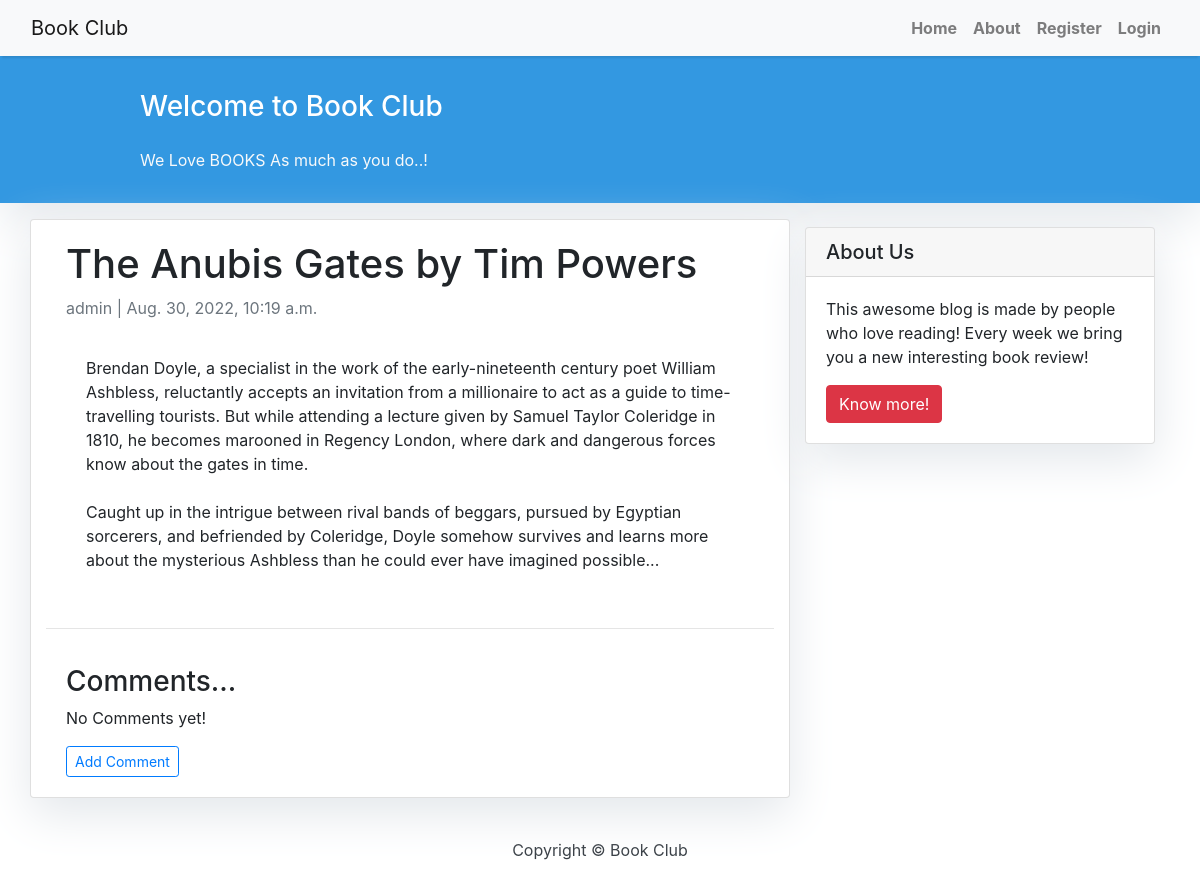
The app's page /post/2/ with its own data.
### blog/models.py (models this page shows, shortened)
class Post(models.Model):
    author = models.ForeignKey(settings.AUTH_USER_MODEL, on_delete=models.CASCADE)
    title = models.CharField(max_length=200)
    text = models.TextField()
    created_date = models.DateTimeField(default=timezone.now)
    published_date = models.DateTimeField(blank=True, null=True)

### blog/views.py (the view)
# urls.py: path('post/<int:pk>/', views.details, name='details'),
def details(request, pk):
    post = get_object_or_404(Post, pk=pk)
    return render(request, 'details.html', {'post': post})

### templates/details.html (shortened to what this page needs)
{% extends "base.html" %}
{% load static %}
{% block content %}
<div class="container">
  <div class="row">
    <div class="col-md-8 card mb-4  mt-3 left  top">
      <div class="card-body">
        <h1>{% block title %} {{ post.title }} {% endblock title %}</h1>
        <p class="text-muted">{{ post.author }} | {{ post.created_date }}</p>
        <p class="card-body card-text">{{ post.text|linebreaksbr }}</p>
      </div>
      <hr>
      <div class="card-body">
        <h3>Comments...</h3>
        {% if not post.comments.all %}
        <p>No Comments yet!</p>
        <a href="{% url 'addcomment' post.pk %}" class="btn btn-outline-primary btn-sm">Add Comment</a>
        {% endif %}
      </div>
    </div>
    {% block sidebar %} {% include 'sidebar.html' %} {% endblock sidebar %}
  </div>
</div>
{% endblock content %}

### blog/static/css/style.css (style rules this page uses)
body { font-family: "Roboto", sans-serif; font-size: 17px; background-color: #fdfdfd; }
body { font-family: "Roboto", sans-serif; font-size: 18px; background-color: #fdfdfd; }
.card { box-shadow: 0 16px 48px #E3E7EB; }

### records on screen
Post: title "The Anubis Gates by Tim Powers", author "admin", created_date "Aug. 30, 2022, 10:19 a.m.", text "Brendan Doyle, a specialist in the work of the early-nineteenth century poet William Ashbless, reluctantly accepts an invitation from a millionaire to act as a guide to time-travelling tourists. But while attending a lecture given by Samuel Taylor Coleridge in 1810, he becomes marooned in Regency London, where dark and dangerous forces know about the gates in time. Caught up in the intrigue between rival bands of beggars, pursued by Egyptian sorcerers, and befriended by Coleridge, Doyle somehow survives and learns more about the mysterious Ashbless than he could ever have imagined possible..."
